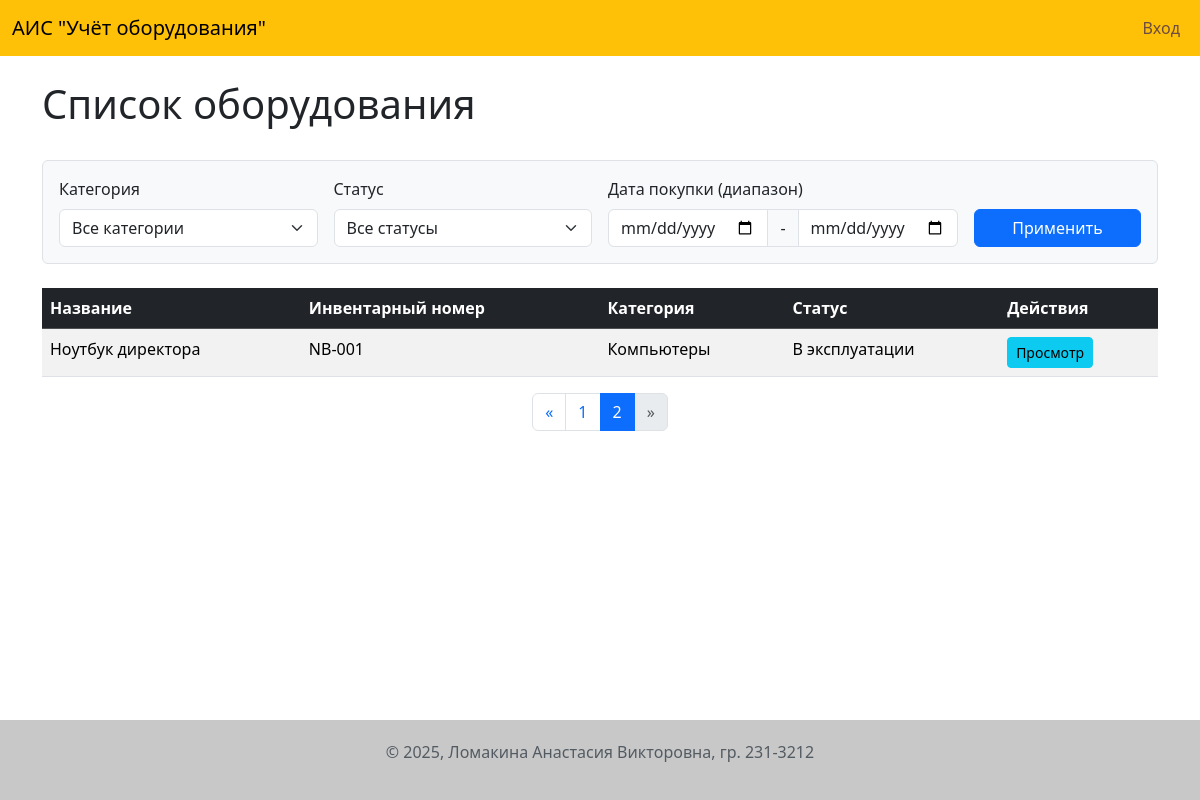
The app's page /index?page=2 with its own data.
### app/models.py (models this page shows, shortened)
class Equipment(db.Model):
    id = db.Column(db.Integer, primary_key=True)
    name = db.Column(db.String(200), nullable=False)
    inventory_number = db.Column(db.String(100), unique=True, nullable=False)
    purchase_date = db.Column(db.Date, nullable=False, default=date.today)
    cost = db.Column(db.Numeric(10, 2), nullable=False)
    status = db.Column(db.Enum('В эксплуатации', 'На ремонте', 'Списано', name='equipment_status_enum'), nullable=False, default='В эксплуатации')
    notes = db.Column(db.Text)
    category_id = db.Column(db.Integer, db.ForeignKey('category.id'), nullable=False)
    image_id = db.Column(db.Integer, db.ForeignKey('image.id'), nullable=True)
    photo = db.relationship('Image', backref='equipment', uselist=False, lazy=True)
    responsible_persons = db.relationship('ResponsiblePerson', secondary=equipment_responsible_persons, lazy='subquery',
        backref=db.backref('equipments', lazy=True))
    service_history = db.relationship('ServiceHistory', backref='equipment', lazy='dynamic', cascade="all, delete-orphan")

class Category(db.Model):
    id = db.Column(db.Integer, primary_key=True)
    name = db.Column(db.String(100), unique=True, nullable=False)
    description = db.Column(db.Text)
    equipment = db.relationship('Equipment', backref='category', lazy='dynamic')

### app/routes.py (the view)
@bp.route('/')
@bp.route('/index')
def index():
    page = request.args.get('page', 1, type=int)
    query = Equipment.query
    category_id = request.args.get('category', type=int)
    if category_id:
        query = query.filter(Equipment.category_id == category_id)
    status = request.args.get('status')
    if status:
        query = query.filter(Equipment.status == status)
    date_from = request.args.get('date_from')
    if date_from:
        query = query.filter(Equipment.purchase_date >= date_from)
    date_to = request.args.get('date_to')
    if date_to:
        query = query.filter(Equipment.purchase_date <= date_to)
    query = query.order_by(Equipment.purchase_date.desc())
    pagination = query.paginate(page=page, per_page=10, error_out=False)
    equipment_list = pagination.items
    categories = Category.query.order_by('name').all()
    statuses = Equipment.status.type.enums
    url_args = request.args.copy()
    if 'page' in url_args:
        url_args.pop('page')
    return render_template(
        'index.html',
        title='Главная',
        equipment_list=equipment_list,
        pagination=pagination,
        categories=categories,
        statuses=statuses,
        url_args=url_args
    )

### app/templates/index.html (shortened to what this page needs)
{% extends "base.html" %}
{% block content %}
    <div class="d-flex justify-content-between align-items-center mb-4">
        <h1>Список оборудования</h1>
    </div>
    <form method="GET" action="{{ url_for('main.index') }}" class="mb-4 p-3 border rounded bg-light">
        <div class="row g-3 align-items-end">
            <div class="col-md-3">
                <label for="category" class="form-label">Категория</label>
                <select name="category" id="category" class="form-select">
                    <option value="">Все категории</option>
                </select>
            </div>
            <div class="col-md-3">
                <label for="status" class="form-label">Статус</label>
                <select name="status" id="status" class="form-select">
                    <option value="">Все статусы</option>
                </select>
            </div>
            <div class="col-md-4">
                <label class="form-label">Дата покупки (диапазон)</label>
                <div class="input-group">
                    <input type="date" name="date_from" class="form-control" value="{{ request.args.get('date_from', '') }}">
                    <span class="input-group-text">-</span>
                    <input type="date" name="date_to" class="form-control" value="{{ request.args.get('date_to', '') }}">
                </div>
            </div>
            <div class="col-md-2">
                <button type="submit" class="btn btn-primary w-100">Применить</button>
            </div>
        </div>
    </form>
    <table class="table table-striped table-hover">
        <thead class="table-dark">
            <tr>
                <th>Название</th>
                <th>Инвентарный номер</th>
                <th>Категория</th>
                <th>Статус</th>
                <th>Действия</th>
            </tr>
        </thead>
        <tbody>
            {% for item in equipment_list %}
            <tr>
                <td>{{ item.name }}</td>
                <td>{{ item.inventory_number }}</td>
                <td>{{ item.category.name }}</td>
                <td>{{ item.status }}</td>
                <td>
                    <a href="{{ url_for('main.equipment_detail', id=item.id) }}" class="btn btn-sm btn-info">Просмотр</a>
                </td>
            </tr>
            {% else %}
            <tr>
                <td colspan="5" class="text-center">Оборудование не найдено.</td>
            </tr>
            {% endfor %}
        </tbody>
    </table>
    {% from '_macros.html' import pagination_widget %}
    {{ pagination_widget(pagination, 'main.index', url_args=url_args) }}
{% endblock %}

### app/static/css/style.css (style rules this page uses)
body { display: flex; flex-direction: column; min-height: 100vh; }

### records on screen
Equipment: name "Ноутбук директора", inventory_number "NB-001", category.name "Компьютеры", status "В эксплуатации"

### other values on screen
{{ p }} "1"
{{ p }} "2"
